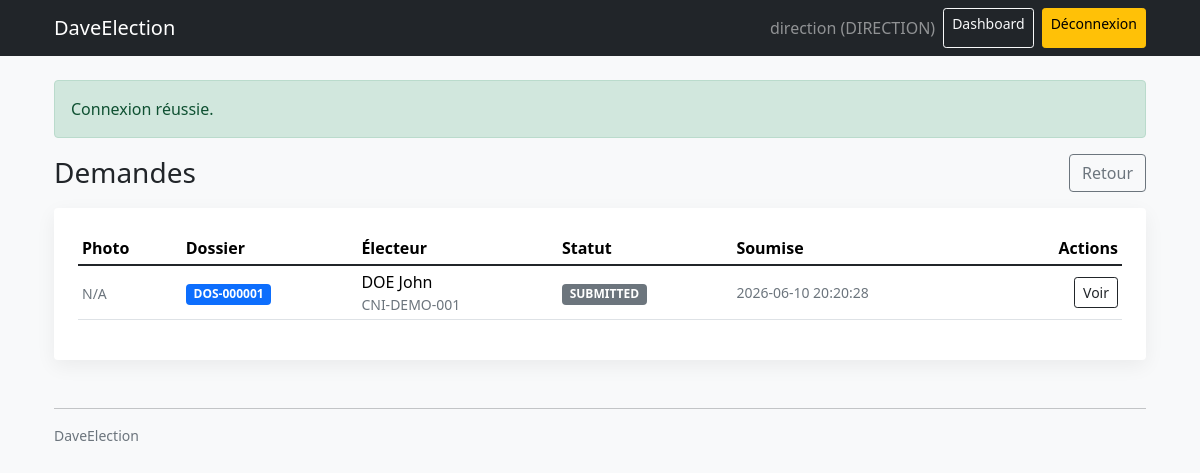
The app's page /direction/requests.php (signed in) with its own data.
### tables this page shows
CREATE TABLE users (
  id INT PRIMARY KEY AUTO_INCREMENT,
  username VARCHAR(80) NOT NULL UNIQUE,
  password_hash VARCHAR(255) NOT NULL,
  role ENUM('DIRECTION','AGENT','ELECTOR') NOT NULL,
  created_at TIMESTAMP NOT NULL DEFAULT CURRENT_TIMESTAMP
);

CREATE TABLE enrollments (
  id INT PRIMARY KEY AUTO_INCREMENT,
  dossier_code VARCHAR(20) NOT NULL UNIQUE,
  elector_id INT NOT NULL,
  created_by_role ENUM('ONLINE','AGENT') NOT NULL,
  created_by_user_id INT NULL,
  status ENUM('PRE_ENROLLED','SUBMITTED','APPROVED','REJECTED') NOT NULL DEFAULT 'PRE_ENROLLED',
  direction_comment VARCHAR(255) NULL,
  submitted_at TIMESTAMP NULL DEFAULT NULL,
  reviewed_at TIMESTAMP NULL DEFAULT NULL,
  approved_at TIMESTAMP NULL DEFAULT NULL,
  rejected_at TIMESTAMP NULL DEFAULT NULL,
  created_at TIMESTAMP NOT NULL DEFAULT CURRENT_TIMESTAMP,
  CONSTRAINT fk_enrollments_elector FOREIGN KEY (elector_id) REFERENCES electors(id) ON DELETE CASCADE,
  CONSTRAINT fk_enrollments_user FOREIGN KEY (created_by_user_id) REFERENCES users(id) ON DELETE SET NULL
);

CREATE TABLE electors (
  id INT PRIMARY KEY AUTO_INCREMENT,
  user_id INT NULL,
  nom VARCHAR(100) NOT NULL,
  prenom VARCHAR(100) NOT NULL,
  genre ENUM('M','F','AUTRE') NOT NULL,
  age INT NOT NULL,
  cni VARCHAR(50) NOT NULL UNIQUE,
  profile_photo VARCHAR(255) NULL,
  created_at TIMESTAMP NOT NULL DEFAULT CURRENT_TIMESTAMP,
  updated_at TIMESTAMP NULL DEFAULT NULL,
  CONSTRAINT fk_electors_user FOREIGN KEY (user_id) REFERENCES users(id) ON DELETE SET NULL
);

### app/helpers.php (called while the page is built, shortened)
<?php
function base_url(array $config, string $path = ''): string
{
    $base = rtrim($config['app']['base_url'], '/');
    $path = '/' . ltrim($path, '/');
    return $base . ($path === '/' ? '' : $path);
}
function e(string $v): string
{
    return htmlspecialchars($v, ENT_QUOTES, 'UTF-8');
}
function flash_get(string $key): ?array
{
    $v = $_SESSION['_flash'][$key];
    return $v;
}

### app/auth.php (called while the page is built, shortened)
<?php
function current_user(PDO $pdo): ?array
{
    $st = $pdo->prepare('SELECT id, username, role FROM users WHERE id = ?');
    $st->execute([$_SESSION['user_id']]);
    $u = $st->fetch();
    return $u ?: null;
}
function is_logged_in(): bool
{
    return !empty($_SESSION['user_id']);
}
function require_role(PDO $pdo, array $config, string $role): array
{
    $u = current_user($pdo);
    return $u;
}

### public/direction/requests.php (the view, shortened to what this page needs)
<?php
require_once __DIR__ . '/../../app/bootstrap.php';
$user = require_role($pdo, $config, 'DIRECTION');
$st = $pdo->query(
    "SELECT en.dossier_code, en.status, en.created_at, en.submitted_at,
            el.id AS elector_id, el.nom, el.prenom, el.cni, el.profile_photo
     FROM enrollments en
     JOIN electors el ON el.id = en.elector_id
     WHERE en.status IN ('SUBMITTED','PRE_ENROLLED')
     ORDER BY en.id DESC"
);
$rows = $st->fetchAll();
require __DIR__ . '/../_layout_top.php';
?>
<div class="d-flex justify-content-between align-items-center mb-3">
  <h3 class="mb-0">Demandes</h3>
  <a class="btn btn-outline-secondary" href="<?= e(base_url($config, 'direction/index.php')) ?>">Retour</a>
</div>
<div class="card card-soft">
  <div class="card-body p-4">
    <?php if (!$rows): ?>
      <div class="text-muted">Aucune demande en attente.</div>
    <?php else: ?>
      <div class="table-responsive">
        <table class="table table-sm align-middle">
          <thead>
            <tr>
              <th>Photo</th>
              <th>Dossier</th>
              <th>Électeur</th>
              <th>Statut</th>
              <th>Soumise</th>
              <th class="text-end">Actions</th>
            </tr>
          </thead>
          <tbody>
            <?php foreach ($rows as $r): ?>
              <tr>
                <td>
                  <?php if (!empty($r['profile_photo'])): ?>
                    <img src="<?= e(media_url($config, $r['profile_photo']) ?? '') ?>" alt="" class="rounded" width="40" height="40" style="object-fit:cover">
                  <?php else: ?>
                    <span class="text-muted small">N/A</span>
                  <?php endif; ?>
                </td>
                <td><span class="badge text-bg-primary"><?= e($r['dossier_code']) ?></span></td>
                <td>
                  <?= e($r['nom'] . ' ' . $r['prenom']) ?>
                  <div class="text-muted small"><?= e($r['cni']) ?></div>
                </td>
                <td><span class="badge text-bg-secondary"><?= e($r['status']) ?></span></td>
                <td class="text-muted small"><?= e($r['submitted_at'] ?? '-') ?></td>
                <td class="text-end">
                  <a class="btn btn-sm btn-outline-dark" href="<?= e(base_url($config, 'direction/view.php?dossier=' . urlencode($r['dossier_code']))) ?>">Voir</a>
                </td>
              </tr>
            <?php endforeach; ?>
          </tbody>
        </table>
      </div>
    <?php endif; ?>
  </div>
</div>
<?php require __DIR__ . '/../_layout_bottom.php'; ?>

### public/_layout_top.php (shortened to what this page needs)
<!doctype html>
<html lang="fr">
<head>
    <link rel="stylesheet" href="../assets/css/bootstrap.min.css">
  <link href="https://cdn.jsdelivr.net/npm/bootstrap@5.3.3/dist/css/bootstrap.min.css" rel="stylesheet">
    <link rel="stylesheet" href="../public/assets/css/bootstrap.min.css">
  <link href="<?= e(base_url($config, 'assets/css/app.css')) ?>" rel="stylesheet">
</head>
<body class="bg-light">
<nav class="navbar navbar-expand-lg navbar-dark bg-dark">
  <div class="container">
    <a class="navbar-brand" href="<?= e(base_url($config, 'index.php')) ?>">DaveElection</a>
    <div class="ms-auto d-flex gap-2">
      <?php if (!empty($user)): ?>
        <span class="navbar-text text-white-50">
          <?= e($user['username']) ?> (<?= e($user['role']) ?>)
        </span>
        <a class="btn btn-outline-light btn-sm" href="<?= e(base_url($config, 'dashboard.php')) ?>">Dashboard</a>
        <a class="btn btn-warning btn-sm" href="<?= e(base_url($config, 'logout.php')) ?>">Déconnexion</a>
      <?php else: ?>
        <a class="btn btn-outline-light btn-sm" href="<?= e(base_url($config, 'login.php')) ?>">Connexion</a>
        <a class="btn btn-success btn-sm" href="<?= e(base_url($config, 'register.php')) ?>">Inscription (Électeur)</a>
      <?php endif; ?>
    </div>
  </div>
</nav>
<main class="container py-4">
  <?php if ($f = flash_get('main')): ?>
    <div class="alert alert-<?= e($f['type']) ?>"><?= e($f['message']) ?></div>
  <?php endif; ?>

### public/assets/css/app.css (style rules this page uses)
body { font-family: system-ui, -apple-system, Segoe UI, Roboto, Arial, sans-serif; }
.card-soft { border: 0; box-shadow: 0 6px 20px rgba(0,0,0,.06); }

### records on screen
users: username "direction", role "DIRECTION"
enrollments: dossier_code "DOS-000001", elector.prenom "DOE John", elector.cni "CNI-DEMO-001", status "SUBMITTED", submitted_at "2026-06-10 20:20:28"

### other values on screen
$f['message'] "Connexion réussie."
